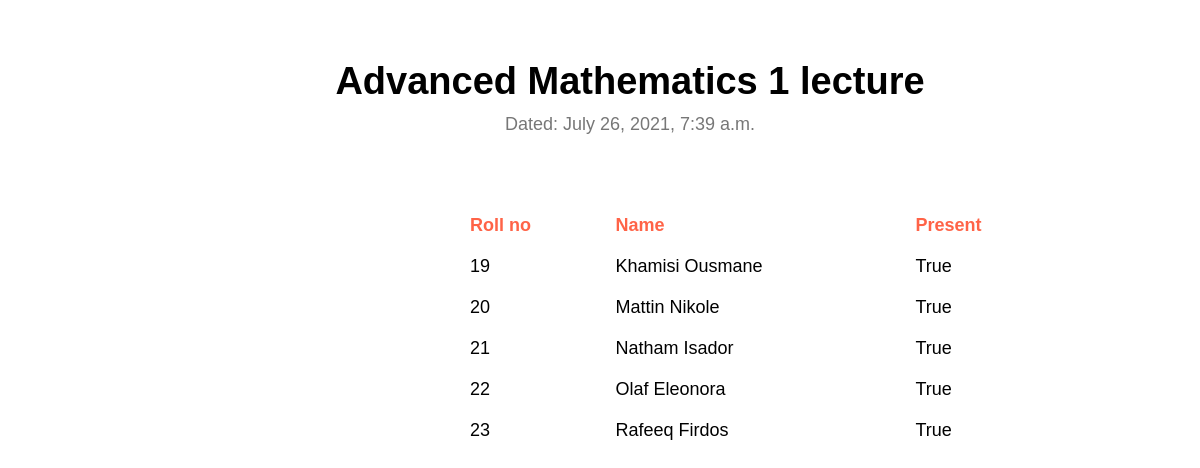
Page /lecture/32/ on the committed database.
### new/models.py (models this page shows, shortened)
class Lecture(models.Model):
	name = models.CharField(max_length=200)
	date = models.DateTimeField(auto_now_add=True)
	teacher = models.ForeignKey(Teacher, on_delete=models.CASCADE, null=True, blank=True) #Do not use OneToOneField or
	class Meta:
		ordering = ['date']

class Status(models.Model):
	lecture = models.ForeignKey(Lecture, on_delete=models.CASCADE, default='')
	student = models.ForeignKey(Student, on_delete=models.CASCADE, default='')
	status = models.BooleanField(default=False)

class Student(models.Model):
	name = models.CharField(max_length=200)
	roll_no = models.CharField(max_length=10, unique=True)
	class Meta:
		ordering = ['roll_no']

### new/views.py (the view)
# urls.py: path(r'lecture/<int:pk>/', views.lecture_detail, name='lecture_detail'),
def lecture_detail(request, pk):
	student = Student.objects.all()
	lecture = Lecture.objects.get(pk = pk)
	attend = lecture.status_set.all()
	context = {'student': student, 'lecture': lecture, 'attend': attend}
	return render(request, 'detail.html', context)

### templates/detail.html (shortened to what this page needs)
{% load static %}
<!DOCTYPE html>
<html>
<head>
	<link rel="stylesheet" href="{% static 'css/styles.css' %}">
	<link rel="stylesheet" href="{% static 'https://cdn.jsdelivr.net/npm/@fortawesome/fontawesome-free@5.15.3/css/fontawesome.min.css' %}">
</head>
<body>
	<section class="lecture-head">
		<h1>{{lecture.name}} lecture</h1>
		<p>Dated: {{lecture.date}}</p>
	</section>
	<div>
		<table class="table-at">
		  <tr>
		    <th>Roll no</th>
		    <th>Name</th>
		    <th>Present</th>
		  </tr>
		  	{% for item in attend %}
		  <tr>
		    <td>{{item.student.roll_no}}</td>
		    <td>{{item.student.name}}</td>
		    <td>{{item.status}}</td>
		    {% endfor %}
		  </tr>
 		</table>
 	</div>
</body>
</html>

### static/css/styles.css (style rules this page uses)
* { margin: 0; padding: 0; font-family: 'Fira Sans', sans-serif; }
html { scroll-behavior: smooth; }
h1 { font-size: 38px; font-weight: 600; }
p { color: #777; font-size: 18px; font-weight: 300; line-height:22px; padding: 10px; }
.lecture-head { width: 80%; margin: auto; padding-top: 60px; text-align: center; transform: translate(30px); }
table { font-family: arial, sans-serif; border-collapse: collapse; width: 80%; position:absolute; left:400px; margin-top: 60px; }
td, th { border: None; text-align: left; padding: 10px; font-size:18px; }
th { color:tomato; }
.table-at { width:50%; text-align: center; transform: translate(10%); }

### rows in the picture
Lecture: name "Advanced Mathematics 1", date "July 26, 2021, 7:39 a.m."
Status: student.roll_no "19", student.name "Khamisi Ousmane", status "True"
Status: student.roll_no "20", student.name "Mattin Nikole", status "True"
Status: student.roll_no "21", student.name "Natham Isador", status "True"
Status: student.roll_no "22", student.name "Olaf Eleonora", status "True"
Status: student.roll_no "23", student.name "Rafeeq Firdos", status "True"
